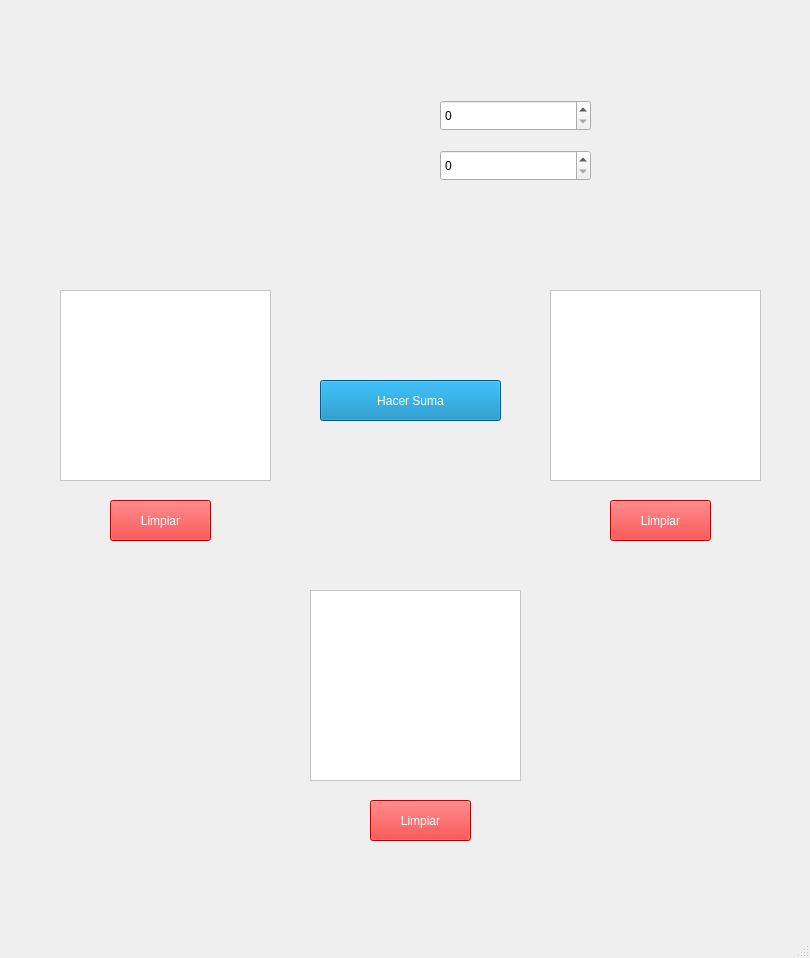
<?xml version="1.0" encoding="UTF-8"?>
<ui version="4.0">
 <class>SumaMatrices</class>
 <widget class="QMainWindow" name="SumaMatrices">
  <property name="geometry">
   <rect>
    <x>0</x>
    <y>0</y>
    <width>810</width>
    <height>958</height>
   </rect>
  </property>
  <property name="windowTitle">
   <string>Suma de Matrices</string>
  </property>
  <widget class="QWidget" name="centralwidget">
   <widget class="QLabel" name="label">
    <property name="geometry">
     <rect>
      <x>0</x>
      <y>0</y>
      <width>811</width>
      <height>921</height>
     </rect>
    </property>
    <property name="text">
     <string/>
    </property>
    <property name="pixmap">
     <pixmap>Imagenes/fondo.jpg</pixmap>
    </property>
    <property name="scaledContents">
     <bool>true</bool>
    </property>
   </widget>
   <widget class="QLabel" name="label_2">
    <property name="geometry">
     <rect>
      <x>160</x>
      <y>-20</y>
      <width>541</width>
      <height>131</height>
     </rect>
    </property>
    <property name="text">
     <string/>
    </property>
    <property name="pixmap">
     <pixmap>Imagenes/Captura_de_pantalla_2024-05-13_085028-removebg-preview.png</pixmap>
    </property>
    <property name="scaledContents">
     <bool>true</bool>
    </property>
   </widget>
   <widget class="QLabel" name="label_3">
    <property name="geometry">
     <rect>
      <x>240</x>
      <y>90</y>
      <width>191</width>
      <height>51</height>
     </rect>
    </property>
    <property name="text">
     <string/>
    </property>
    <property name="pixmap">
     <pixmap>Imagenes/Captura_de_pantalla_2024-05-13_090242-removebg-preview.png</pixmap>
    </property>
    <property name="scaledContents">
     <bool>true</bool>
    </property>
   </widget>
   <widget class="QSpinBox" name="spinBox">
    <property name="geometry">
     <rect>
      <x>440</x>
      <y>100</y>
      <width>151</width>
      <height>31</height>
     </rect>
    </property>
    <property name="cursor">
     <cursorShape>PointingHandCursor</cursorShape>
    </property>
    <property name="styleSheet">
     <string notr="true">font: 12pt &quot;MS Shell Dlg 2&quot;;
</string>
    </property>
   </widget>
   <widget class="QLabel" name="label_4">
    <property name="geometry">
     <rect>
      <x>240</x>
      <y>140</y>
      <width>191</width>
      <height>41</height>
     </rect>
    </property>
    <property name="text">
     <string/>
    </property>
    <property name="pixmap">
     <pixmap>Imagenes/Captura_de_pantalla_2024-05-13_090913-removebg-preview.png</pixmap>
    </property>
    <property name="scaledContents">
     <bool>true</bool>
    </property>
   </widget>
   <widget class="QSpinBox" name="spinBox_2">
    <property name="geometry">
     <rect>
      <x>440</x>
      <y>150</y>
      <width>151</width>
      <height>31</height>
     </rect>
    </property>
    <property name="cursor">
     <cursorShape>PointingHandCursor</cursorShape>
    </property>
    <property name="styleSheet">
     <string notr="true">font: 12pt &quot;MS Shell Dlg 2&quot;;
</string>
    </property>
   </widget>
   <widget class="QLabel" name="label_8">
    <property name="geometry">
     <rect>
      <x>30</x>
      <y>210</y>
      <width>281</width>
      <height>81</height>
     </rect>
    </property>
    <property name="text">
     <string/>
    </property>
    <property name="pixmap">
     <pixmap>Imagenes/Captura_de_pantalla_2024-05-13_092053-removebg-preview.png</pixmap>
    </property>
    <property name="scaledContents">
     <bool>true</bool>
    </property>
   </widget>
   <widget class="QLabel" name="label_9">
    <property name="geometry">
     <rect>
      <x>510</x>
      <y>190</y>
      <width>281</width>
      <height>101</height>
     </rect>
    </property>
    <property name="text">
     <string/>
    </property>
    <property name="pixmap">
     <pixmap>Imagenes/Captura_de_pantalla_2024-05-13_092542-removebg-preview.png</pixmap>
    </property>
    <property name="scaledContents">
     <bool>true</bool>
    </property>
   </widget>
   <widget class="QLabel" name="label_10">
    <property name="geometry">
     <rect>
      <x>270</x>
      <y>500</y>
      <width>281</width>
      <height>81</height>
     </rect>
    </property>
    <property name="text">
     <string/>
    </property>
    <property name="pixmap">
     <pixmap>Imagenes/Captura_de_pantalla_2024-05-13_092939-removebg-preview.png</pixmap>
    </property>
    <property name="scaledContents">
     <bool>true</bool>
    </property>
   </widget>
   <widget class="QTableWidget" name="tableWidget">
    <property name="geometry">
     <rect>
      <x>60</x>
      <y>290</y>
      <width>211</width>
      <height>191</height>
     </rect>
    </property>
    <property name="styleSheet">
     <string notr="true">color: rgb(0, 0, 0);
background-color: rgb(255, 255, 255);</string>
    </property>
   </widget>
   <widget class="QTableWidget" name="tableWidget_2">
    <property name="geometry">
     <rect>
      <x>550</x>
      <y>290</y>
      <width>211</width>
      <height>191</height>
     </rect>
    </property>
    <property name="styleSheet">
     <string notr="true">color: rgb(0, 0, 0);
background-color: rgb(255, 255, 255);</string>
    </property>
   </widget>
   <widget class="QTableWidget" name="tableWidget_3">
    <property name="geometry">
     <rect>
      <x>310</x>
      <y>590</y>
      <width>211</width>
      <height>191</height>
     </rect>
    </property>
    <property name="styleSheet">
     <string notr="true">color: rgb(0, 0, 0);
background-color: rgb(255, 255, 255);</string>
    </property>
   </widget>
   <widget class="QPushButton" name="pushButton_10">
    <property name="geometry">
     <rect>
      <x>320</x>
      <y>380</y>
      <width>181</width>
      <height>41</height>
     </rect>
    </property>
    <property name="cursor">
     <cursorShape>PointingHandCursor</cursorShape>
    </property>
    <property name="styleSheet">
     <string notr="true">background-color: rgb(0, 129, 185);
color: rgb(255, 255, 255);</string>
    </property>
    <property name="text">
     <string>Hacer Suma</string>
    </property>
   </widget>
   <widget class="QLabel" name="label_15">
    <property name="geometry">
     <rect>
      <x>380</x>
      <y>310</y>
      <width>51</width>
      <height>51</height>
     </rect>
    </property>
    <property name="text">
     <string/>
    </property>
    <property name="pixmap">
     <pixmap>Imagenes/plus 2.png</pixmap>
    </property>
    <property name="scaledContents">
     <bool>true</bool>
    </property>
   </widget>
   <widget class="QLabel" name="label_16">
    <property name="geometry">
     <rect>
      <x>0</x>
      <y>230</y>
      <width>81</width>
      <height>301</height>
     </rect>
    </property>
    <property name="text">
     <string/>
    </property>
    <property name="pixmap">
     <pixmap>Imagenes/open-bracket.png</pixmap>
    </property>
    <property name="scaledContents">
     <bool>true</bool>
    </property>
   </widget>
   <widget class="QLabel" name="label_17">
    <property name="geometry">
     <rect>
      <x>250</x>
      <y>230</y>
      <width>81</width>
      <height>301</height>
     </rect>
    </property>
    <property name="text">
     <string/>
    </property>
    <property name="pixmap">
     <pixmap>Imagenes/close-bracket.png</pixmap>
    </property>
    <property name="scaledContents">
     <bool>true</bool>
    </property>
   </widget>
   <widget class="QLabel" name="label_18">
    <property name="geometry">
     <rect>
      <x>490</x>
      <y>230</y>
      <width>81</width>
      <height>301</height>
     </rect>
    </property>
    <property name="text">
     <string/>
    </property>
    <property name="pixmap">
     <pixmap>Imagenes/open-bracket.png</pixmap>
    </property>
    <property name="scaledContents">
     <bool>true</bool>
    </property>
   </widget>
   <widget class="QLabel" name="label_19">
    <property name="geometry">
     <rect>
      <x>740</x>
      <y>230</y>
      <width>81</width>
      <height>301</height>
     </rect>
    </property>
    <property name="text">
     <string/>
    </property>
    <property name="pixmap">
     <pixmap>Imagenes/close-bracket.png</pixmap>
    </property>
    <property name="scaledContents">
     <bool>true</bool>
    </property>
   </widget>
   <widget class="QLabel" name="label_20">
    <property name="geometry">
     <rect>
      <x>250</x>
      <y>530</y>
      <width>81</width>
      <height>301</height>
     </rect>
    </property>
    <property name="text">
     <string/>
    </property>
    <property name="pixmap">
     <pixmap>Imagenes/open-bracket.png</pixmap>
    </property>
    <property name="scaledContents">
     <bool>true</bool>
    </property>
   </widget>
   <widget class="QLabel" name="label_21">
    <property name="geometry">
     <rect>
      <x>500</x>
      <y>530</y>
      <width>81</width>
      <height>301</height>
     </rect>
    </property>
    <property name="text">
     <string/>
    </property>
    <property name="pixmap">
     <pixmap>Imagenes/close-bracket.png</pixmap>
    </property>
    <property name="scaledContents">
     <bool>true</bool>
    </property>
   </widget>
   <widget class="QPushButton" name="pushButton_11">
    <property name="geometry">
     <rect>
      <x>110</x>
      <y>500</y>
      <width>101</width>
      <height>41</height>
     </rect>
    </property>
    <property name="cursor">
     <cursorShape>PointingHandCursor</cursorShape>
    </property>
    <property name="styleSheet">
     <string notr="true">background-color: rgb(0, 129, 185);
background-color: rgb(255, 0, 0);
color: rgb(255, 255, 255);</string>
    </property>
    <property name="text">
     <string>Limpiar</string>
    </property>
   </widget>
   <widget class="QPushButton" name="pushButton_12">
    <property name="geometry">
     <rect>
      <x>370</x>
      <y>800</y>
      <width>101</width>
      <height>41</height>
     </rect>
    </property>
    <property name="cursor">
     <cursorShape>PointingHandCursor</cursorShape>
    </property>
    <property name="styleSheet">
     <string notr="true">background-color: rgb(0, 129, 185);
background-color: rgb(255, 0, 0);
color: rgb(255, 255, 255);</string>
    </property>
    <property name="text">
     <string>Limpiar</string>
    </property>
   </widget>
   <widget class="QPushButton" name="pushButton_13">
    <property name="geometry">
     <rect>
      <x>610</x>
      <y>500</y>
      <width>101</width>
      <height>41</height>
     </rect>
    </property>
    <property name="cursor">
     <cursorShape>PointingHandCursor</cursorShape>
    </property>
    <property name="styleSheet">
     <string notr="true">background-color: rgb(0, 129, 185);
background-color: rgb(255, 0, 0);
color: rgb(255, 255, 255);</string>
    </property>
    <property name="text">
     <string>Limpiar</string>
    </property>
   </widget>
  </widget>
  <widget class="QMenuBar" name="menubar">
   <property name="geometry">
    <rect>
     <x>0</x>
     <y>0</y>
     <width>810</width>
     <height>26</height>
    </rect>
   </property>
  </widget>
  <widget class="QStatusBar" name="statusbar"/>
 </widget>
 <resources/>
 <connections/>
</ui>
